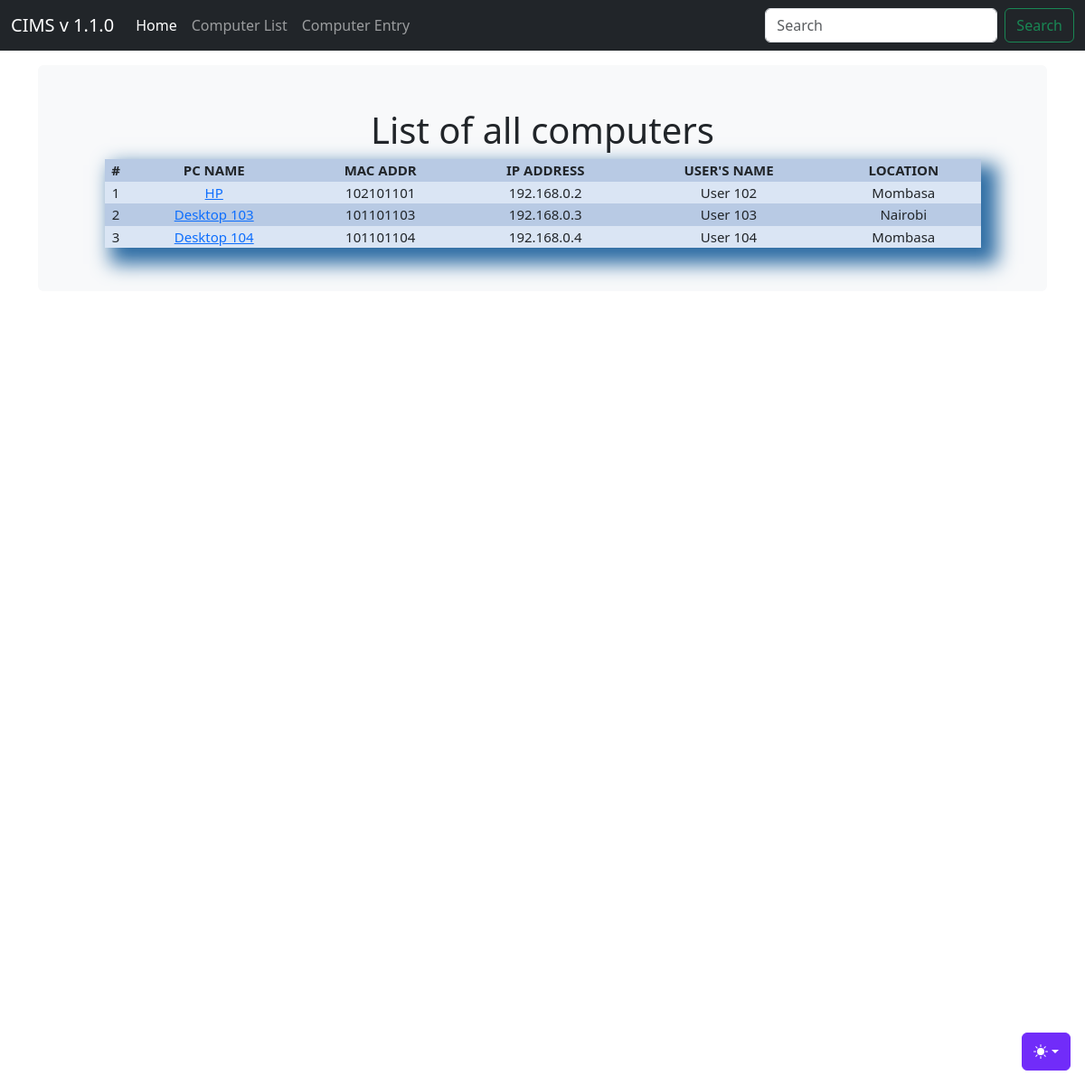
/computer_list/, run on an earlier commit of the app's database.
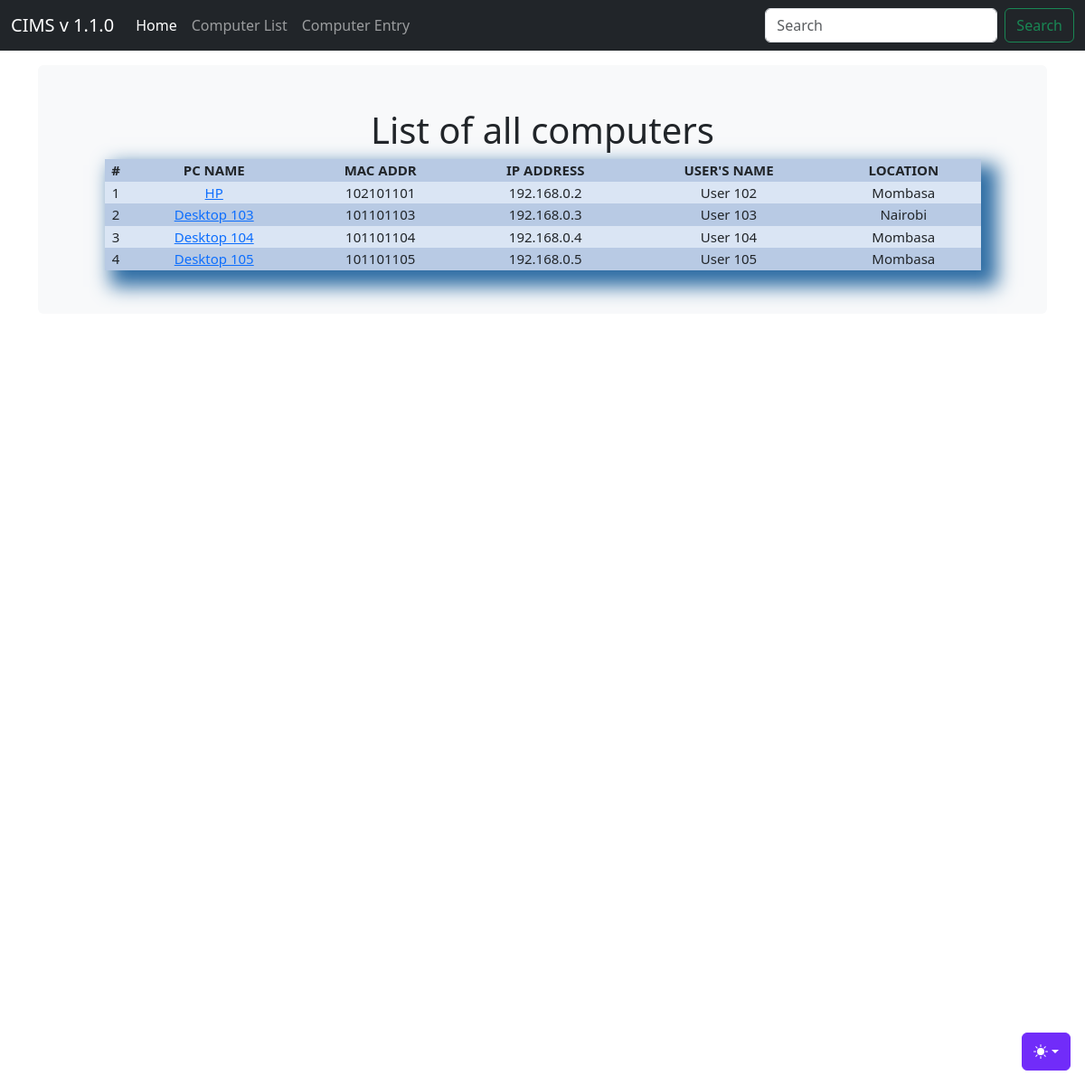
And on a later commit of the database.
### djangoapp/models.py (models this page shows)
class Computer(models.Model):
    computer_name = models.CharField(max_length=30)
    IP_address = models.CharField(max_length=30)
    MAC_address = models.CharField(max_length=30)
    users_name = models.CharField(max_length=30)
    location = models.CharField(max_length=30)
    purchase_date = models.DateField("Purchase mm-dd-yy",auto_now_add = False, auto_now = False, blank=True, null=True)
    timestamp = models.DateField(auto_now_add = True, auto_now = False, blank=True)

### djangoapp/views.py (the view)
# urls.py: path('computer_list/', computer_list, name='computer_list'),
def computer_list(request):
    title = 'List of all computers'
    queryset = Computer.objects.all()
    context = {
        "title": title,
        "queryset": queryset,
    }
    return render(request, "computer_list.html",context)

### djangoapp/templates/computer_list.html (shortened to what this page needs)
{% load static %}
<!doctype html>
<html lang="en" data-bs-theme="auto">
  <head><script src="{% static 'js/color-modes.js' %}"></script>
    <link rel="stylesheet" href="https://cdn.jsdelivr.net/npm/@docsearch/css@3">
<link href="{% static 'css/bootstrap.min.css' %}" rel="stylesheet">
    <link href="{% static 'css/stylesheet.css' %}" rel="stylesheet">
    <link href="{% static 'css/navbar-fixed.css' %}" rel="stylesheet">
  </head>
  <body>
    <div class="dropdown position-fixed bottom-0 end-0 mb-3 me-3 bd-mode-toggle">
      <button class="btn btn-bd-primary py-2 dropdown-toggle d-flex align-items-center"
              id="bd-theme"
              type="button"
              aria-expanded="false"
              data-bs-toggle="dropdown"
              aria-label="Toggle theme (auto)">
        <svg class="bi my-1 theme-icon-active" width="1em" height="1em"><use href="#circle-half"></use></svg>
      </button>
    </div>
    {% include 'navbar.html' %}
<main class="container">
  <div class="bg-body-tertiary p-5 rounded">
    <h1 class="title"> {{ title }}</h1>
    <table>
        <tr>
            <th>#</th>
            <th>PC NAME</th>
            <th>MAC ADDR</th>
            <th>IP ADDRESS</th>
            <th>USER'S NAME</th>
            <th>LOCATION</th>
        </tr>
        {% for instance in queryset %}
        <tr>
            <td>{{forloop.counter}}</td>
            <td><a href="{% url 'computer_edit' id=instance.id %}"> {{instance.computer_name}}</td>
            <td>{{instance.MAC_address}}</td>
            <td>{{instance.IP_address}}</td>
            <td>{{instance.users_name}}</td>
            <td>{{instance.location}}</td>
        </tr>
        {% endfor %}
    </table>
  </div>
</main>
    </body>
</html>

What changed in the data, as far as the page shows it:
added Computer: computer_name "Desktop 105", MAC_address "101101105", IP_address "192.168.0.5", users_name "User 105", location "Mombasa"
